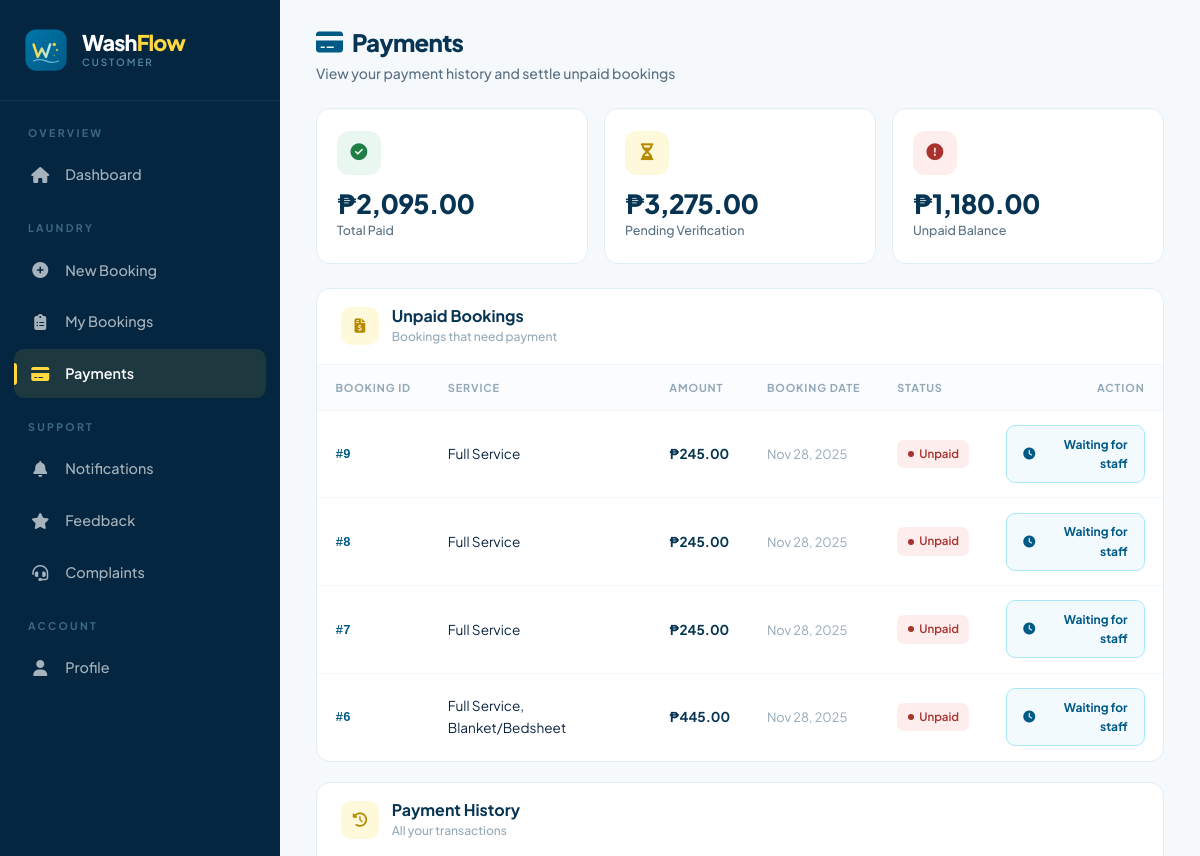
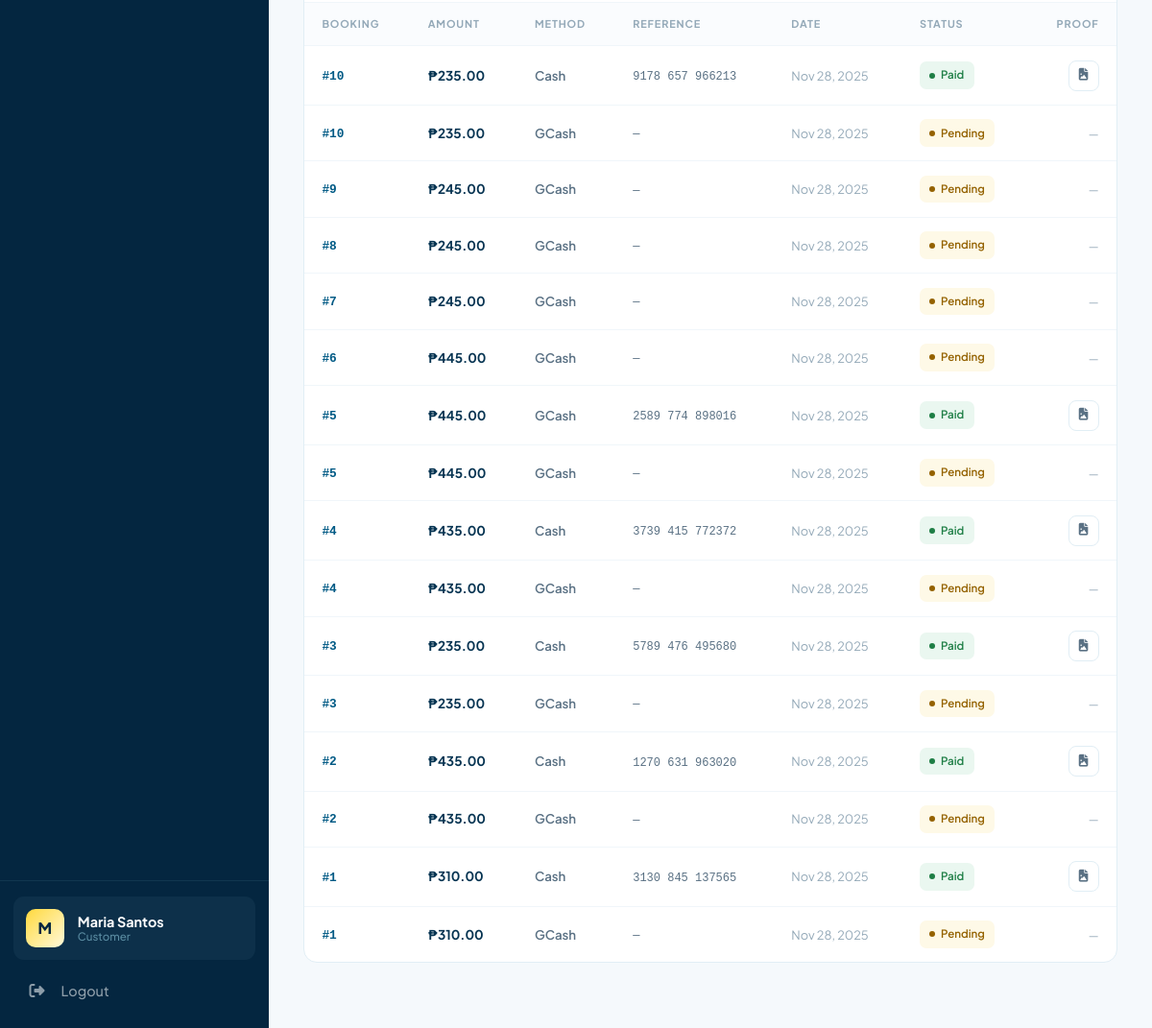
The page /payments.php (signed in) on the database as committed earlier (2 pictures, top to bottom).
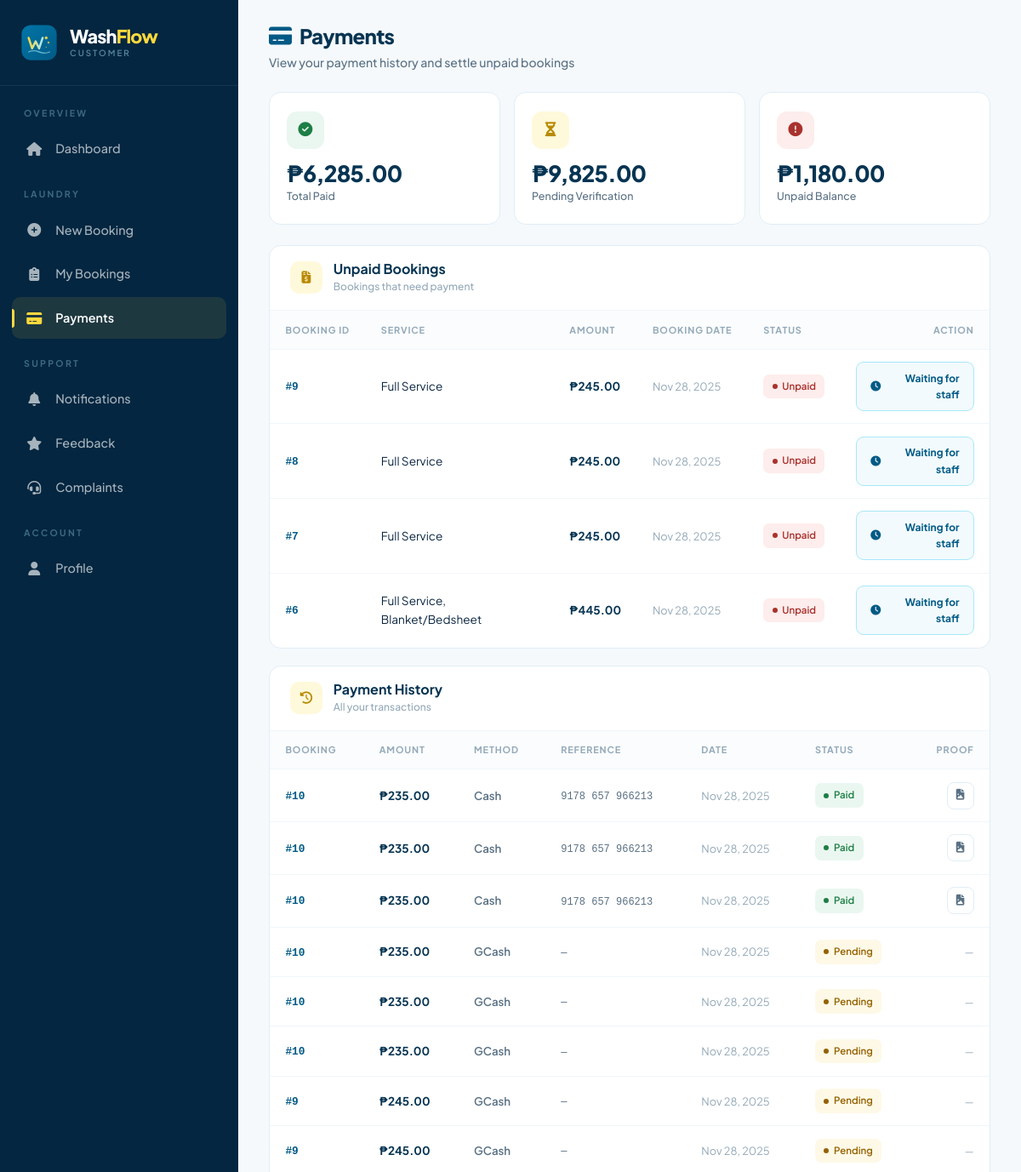
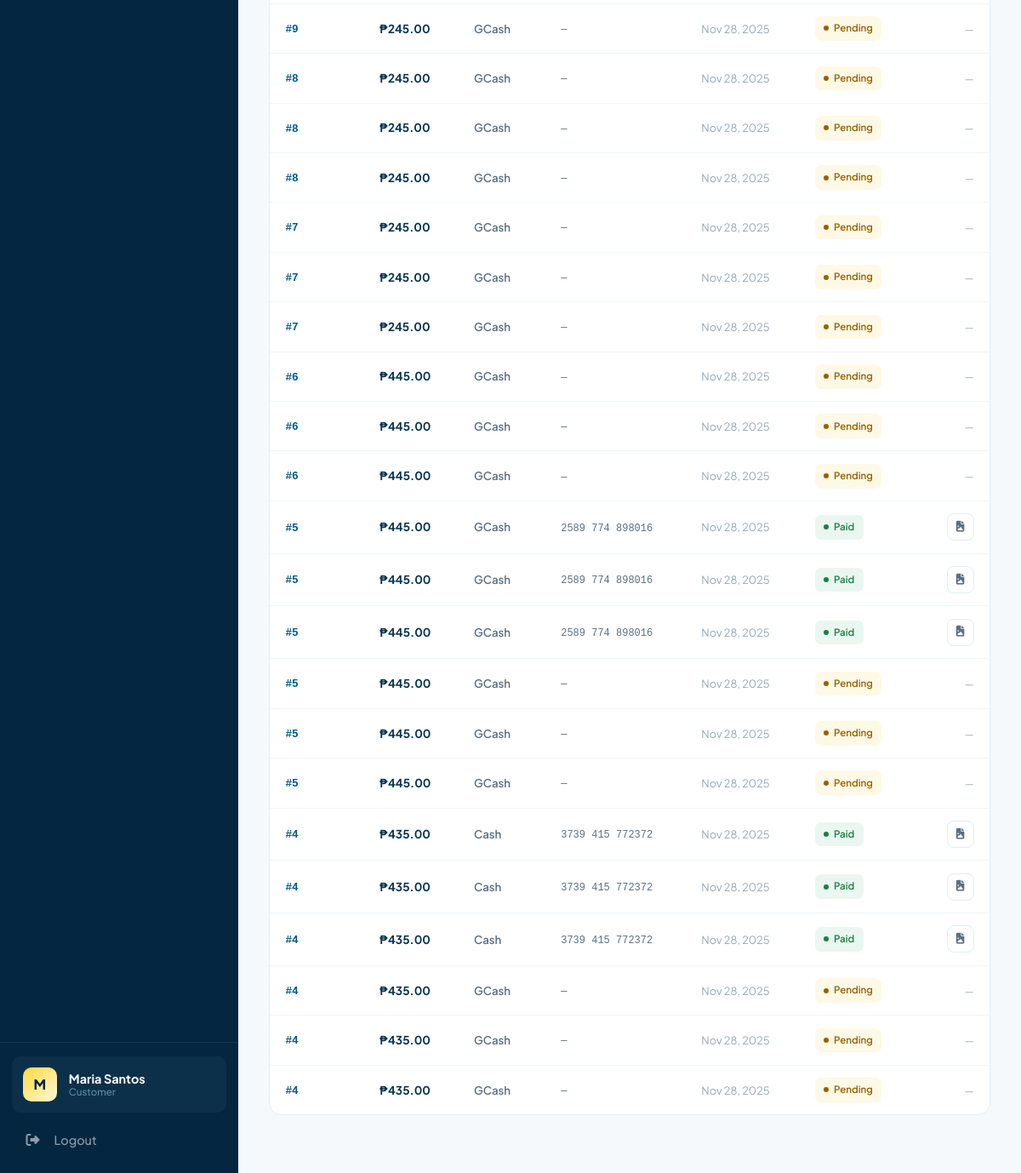
The same page on the database as committed later (2 pictures, top to bottom).
### tables this page shows
CREATE TABLE `booking_online` (
  `id` int(11) NOT NULL,
  `customer_id` int(11) NOT NULL,
  `admin_id` int(11) DEFAULT NULL,
  `schedule_id` int(11) DEFAULT NULL,
  `customer_name` varchar(100) NOT NULL,
  `contact_number` varchar(20) NOT NULL,
  `address` text NOT NULL,
  `delivery_option` varchar(50) NOT NULL,
  `dropoff_date` date NOT NULL,
  `dropoff_time` varchar(50) NOT NULL,
  `special_instructions` text DEFAULT NULL,
  `addons` text DEFAULT NULL,
  `service` varchar(255) NOT NULL,
  `timestamp` timestamp NOT NULL DEFAULT current_timestamp(),
  `status` enum('Pending','Processing','Ready','Completed','Cancelled') NOT NULL DEFAULT 'Pending',
  `completed_at` datetime DEFAULT NULL,
  `total_amount` decimal(10,2) DEFAULT 0.00,
  `discount` decimal(10,2) DEFAULT 0.00,
  `payment_status` enum('Unpaid','Partially Paid','Paid') DEFAULT 'Unpaid'
);

CREATE TABLE `payments_online` (
  `payment_id` int(11) NOT NULL,
  `booking_id` int(11) NOT NULL,
  `amount` decimal(10,2) NOT NULL,
  `payment_method` enum('Cash','GCash') NOT NULL,
  `payment_status` enum('Pending','Paid','Failed','Refunded') NOT NULL DEFAULT 'Pending',
  `reference_number` varchar(50) DEFAULT NULL,
  `payment_date` timestamp NOT NULL DEFAULT current_timestamp(),
  `payment_proof` varchar(255) DEFAULT NULL,
  `notes` text DEFAULT NULL
);

### functions.php (called while the page is built, shortened)
<?php
function e($string) {
    return htmlspecialchars($string ?? '', ENT_QUOTES | ENT_HTML5, 'UTF-8');
}
?>

### payments.php (the view, shortened to what the changed rows need)
<?php
require_once 'db_connect.php';
require_once 'functions.php';
$customer_id = (int)($_SESSION['customer_id'] ?? 0);
$total_paid = 0.0;
$total_pending = 0.0;
try {
    $stmt = $conn->prepare("
        SELECT
            COALESCE(SUM(CASE WHEN p.payment_status='Paid' THEN p.amount ELSE 0 END),0) AS paid,
            COALESCE(SUM(CASE WHEN p.payment_status='Pending' THEN p.amount ELSE 0 END),0) AS pending
        FROM payments_online p
        JOIN booking_online b ON p.booking_id = b.id
        WHERE b.customer_id = ?
    ");
    $stmt->bind_param('i', $customer_id);
    $stmt->execute();
    $row = $stmt->get_result()->fetch_assoc();
    $total_paid    = (float)($row['paid'] ?? 0);
    $total_pending = (float)($row['pending'] ?? 0);
} catch (Exception $e) {
    Logger::error('Payment stats failed', ['error' => $e->getMessage()]);
}
$unpaid_bookings = [];
try {
    $stmt = $conn->prepare("
        SELECT b.id, b.service, b.total_amount, b.dropoff_date, b.timestamp, b.payment_status,
               COALESCE((SELECT SUM(p.amount) FROM payments_online p
                         WHERE p.booking_id = b.id AND p.payment_status = 'Paid'), 0) AS paid_amount,
               COALESCE((SELECT SUM(p.amount) FROM payments_online p
                         WHERE p.booking_id = b.id AND p.payment_status = 'Pending'), 0) AS pending_amount
        FROM booking_online b
        WHERE b.customer_id = ?
          AND b.status != 'Cancelled'
          AND COALESCE((SELECT SUM(p.amount) FROM payments_online p
                        WHERE p.booking_id = b.id AND p.payment_status = 'Paid'), 0) < b.total_amount
        ORDER BY b.timestamp DESC
    ");
    $stmt->bind_param('i', $customer_id);
    $stmt->execute();
    $unpaid_bookings = $stmt->get_result()->fetch_all(MYSQLI_ASSOC);
} catch (Exception $e) {
    Logger::error('Unpaid bookings fetch failed', ['error' => $e->getMessage()]);
}
$payments = [];
try {
    $stmt = $conn->prepare("
        SELECT p.*, b.service
        FROM payments_online p
        JOIN booking_online b ON p.booking_id = b.id
        WHERE b.customer_id = ?
        ORDER BY p.payment_date DESC
        LIMIT 30
    ");
    $stmt->bind_param('i', $customer_id);
    $stmt->execute();
    $payments = $stmt->get_result()->fetch_all(MYSQLI_ASSOC);
} catch (Exception $e) {
    Logger::error('Payments fetch failed', ['error' => $e->getMessage()]);
}
function pay_status_pill($s) {
    $s = strtolower(trim($s));
    return match ($s) {
        'paid'      => ['label' => 'Paid',      'color' => '#1E7E45', 'bg' => '#EAF7F0'],
        'pending'   => ['label' => 'Pending',   'color' => '#946200', 'bg' => '#FEF9E7'],
        'failed'    => ['label' => 'Failed',    'color' => '#A8322D', 'bg' => '#FDEDEC'],
        'refunded'  => ['label' => 'Refunded',  'color' => '#5A7184', 'bg' => '#F4F7F9'],
        'partially paid' => ['label' => 'Verifying', 'color' => '#5B2E91', 'bg' => '#F4ECFB'],
        default     => ['label' => ucfirst($s ?: '—'), 'color' => '#5A7184', 'bg' => '#F4F7F9'],
    };
}
function booking_pay_pill($s) {
    $s = strtolower(trim($s));
    return match ($s) {
        'paid'           => ['label' => 'Paid',           'color' => '#1E7E45', 'bg' => '#EAF7F0'],
        'unpaid'         => ['label' => 'Unpaid',         'color' => '#A8322D', 'bg' => '#FDEDEC'],
        'partially paid' => ['label' => 'Verifying',      'color' => '#5B2E91', 'bg' => '#F4ECFB'],
        default          => ['label' => ucfirst($s ?: '—'), 'color' => '#5A7184', 'bg' => '#F4F7F9'],
    };
}
?>
<!DOCTYPE html>
<html lang="en">
<head>
<link href="https://cdn.jsdelivr.net/npm/bootstrap@5.3.0/dist/css/bootstrap.min.css" rel="stylesheet">
<link href="https://cdnjs.cloudflare.com/ajax/libs/font-awesome/6.4.0/css/all.min.css" rel="stylesheet">
</head>
<body>
<div class="wf-layout">
    <main class="wf-main">
        <div class="wf-page-head">
            <div>
                <h1><i class="fas fa-credit-card" style="color:var(--primary);"></i> Payments</h1>
            </div>
        </div>
        <div class="wf-stats-grid">
            <div class="wf-stat-card">
                <div>
                    <div class="wf-stat-value">₱<?= number_format($total_paid, 2) ?></div>
                    <div class="wf-stat-label">Total Paid</div>
                </div>
            </div>
            <div class="wf-stat-card">
                <div>
                    <div class="wf-stat-value">₱<?= number_format($total_pending, 2) ?></div>
                    <div class="wf-stat-label">Pending Verification</div>
                </div>
            </div>
        </div>
        <div class="wf-card">
            <?php if (empty($unpaid_bookings)): ?>
                <div class="wf-empty">
                    <i class="fas fa-check-circle" style="color: var(--green);"></i>
                    <p>All your bookings are paid. Great! 🎉</p>
                </div>
            <?php else: ?>
                <div class="wf-table-wrap">
                    <table class="wf-table">
                        <thead>
                            <tr>
                                <th>Booking ID</th>
                                <th>Service</th>
                                <th>Amount</th>
                                <th>Booking Date</th>
                                <th>Status</th>
                                <th style="text-align:right;">Action</th>
                            </tr>
                        </thead>
                        <tbody>
                            <?php foreach ($unpaid_bookings as $b):
                                $bp = booking_pay_pill($b['payment_status']);
                                $is_verifying = ((float)$b['pending_amount'] > 0);
                            ?>
                            <tr>
                                <td><span class="wf-booking-id">#<?= e($b['id']) ?></span></td>
                                <td><span class="wf-service"><?= e($b['service'] ?: '—') ?></span></td>
                                <td><span class="wf-amount">₱<?= number_format((float)$b['total_amount'], 2) ?></span></td>
                                <td><span class="wf-date"><?= date('M j, Y', strtotime($b['timestamp'])) ?></span></td>
                                <td>
                                    <span class="wf-badge" style="color:<?= $bp['color'] ?>;background:<?= $bp['bg'] ?>;">
                                        <span class="wf-badge-dot"></span> <?= e($bp['label']) ?>
                                    </span>
                                </td>
                                <td style="text-align:right;">
                                    <?php if ($is_verifying): ?>
                                        <span class="wf-btn-waiting">
                                            <i class="fas fa-clock"></i> Waiting for staff
                                        </span>
                                    <?php endif; ?>
                                </td>
                            </tr>
                            <?php endforeach; ?>
                        </tbody>
                    </table>
                </div>
            <?php endif; ?>
        </div>
        <div class="wf-card">
            <?php if (empty($payments)): ?>
                <div class="wf-empty">
                    <i class="fas fa-inbox"></i>
                    <p>No payment records yet</p>
                </div>
            <?php else: ?>
                <div class="wf-table-wrap">
                    <table class="wf-table">
                        <thead>
                            <tr>
                                <th>Booking</th>
                                <th>Amount</th>
                                <th>Method</th>
                                <th>Reference</th>
                                <th>Date</th>
                                <th>Status</th>
                                <th style="text-align:right;">Proof</th>
                            </tr>
                        </thead>
                        <tbody>
                            <?php foreach ($payments as $p):
                                $badge = pay_status_pill($p['payment_status']);
                            ?>
                            <tr>
                                <td><span class="wf-booking-id">#<?= e($p['booking_id']) ?></span></td>
                                <td><span class="wf-amount">₱<?= number_format((float)$p['amount'], 2) ?></span></td>
                                <td><span class="wf-method"><?= e($p['payment_method']) ?></span></td>
                                <td><span class="wf-ref"><?= e($p['reference_number'] ?: '—') ?></span></td>
                                <td><span class="wf-date"><?= date('M j, Y', strtotime($p['payment_date'])) ?></span></td>
                                <td>
                                    <span class="wf-badge" style="color:<?= $badge['color'] ?>;background:<?= $badge['bg'] ?>;">
                                        <span class="wf-badge-dot"></span> <?= e($badge['label']) ?>
                                    </span>
                                </td>
                                <td style="text-align:right;">
                                    <?php if (!empty($p['payment_proof'])): ?>
                                        <a href="<?= e($p['payment_proof']) ?>" target="_blank" class="wf-icon-btn" title="View proof">
                                            <i class="fas fa-file-image"></i>
                                        </a>
                                    <?php else: ?>
                                        <span style="color: var(--text-muted); font-size: 0.75rem;">—</span>
                                    <?php endif; ?>
                                </td>
                            </tr>
                            <?php endforeach; ?>
                        </tbody>
                    </table>
                </div>
            <?php endif; ?>
        </div>
    </main>
</div>
</body>
</html>

Rows that differ between the two databases and show on the page:
no longer on this page (row edited): payments_online: booking "3", amount "235.00", payment_method "Cash", reference_number "5789 476 495680", payment_date "Nov 28, 2025", payment_status "Paid"
no longer on this page (row edited): payments_online: booking "3", amount "235.00", payment_method "GCash", reference_number "—", payment_date "Nov 28, 2025", payment_status "Pending"
no longer on this page (row edited): payments_online: booking "2", amount "435.00", payment_method "Cash", reference_number "1270 631 963020", payment_date "Nov 28, 2025", payment_status "Paid"
no longer on this page (row edited): payments_online: booking "2", amount "435.00", payment_method "GCash", reference_number "—", payment_date "Nov 28, 2025", payment_status "Pending"
no longer on this page (row edited): payments_online: booking "1", amount "310.00", payment_method "Cash", reference_number "3130 845 137565", payment_date "Nov 28, 2025", payment_status "Paid"
no longer on this page (row unchanged): payments_online: booking "1", amount "310.00", payment_method "GCash", reference_number "—", payment_date "Nov 28, 2025", payment_status "Pending"
added payments_online: booking "10", amount "235.00", payment_method "Cash", reference_number "9178 657 966213", payment_date "Nov 28, 2025", payment_status "Paid"
added payments_online: booking "10", amount "235.00", payment_method "Cash", reference_number "9178 657 966213", payment_date "Nov 28, 2025", payment_status "Paid"
added payments_online: booking "10", amount "235.00", payment_method "GCash", reference_number "—", payment_date "Nov 28, 2025", payment_status "Pending"
added payments_online: booking "10", amount "235.00", payment_method "GCash", reference_number "—", payment_date "Nov 28, 2025", payment_status "Pending"
added payments_online: booking "9", amount "245.00", payment_method "GCash", reference_number "—", payment_date "Nov 28, 2025", payment_status "Pending"
added payments_online: booking "9", amount "245.00", payment_method "GCash", reference_number "—", payment_date "Nov 28, 2025", payment_status "Pending"
added payments_online: booking "8", amount "245.00", payment_method "GCash", reference_number "—", payment_date "Nov 28, 2025", payment_status "Pending"
added payments_online: booking "8", amount "245.00", payment_method "GCash", reference_number "—", payment_date "Nov 28, 2025", payment_status "Pending"
added payments_online: booking "7", amount "245.00", payment_method "GCash", reference_number "—", payment_date "Nov 28, 2025", payment_status "Pending"
added payments_online: booking "7", amount "245.00", payment_method "GCash", reference_number "—", payment_date "Nov 28, 2025", payment_status "Pending"
added payments_online: booking "6", amount "445.00", payment_method "GCash", reference_number "—", payment_date "Nov 28, 2025", payment_status "Pending"
added payments_online: booking "6", amount "445.00", payment_method "GCash", reference_number "—", payment_date "Nov 28, 2025", payment_status "Pending"
added payments_online: booking "5", amount "445.00", payment_method "GCash", reference_number "2589 774 898016", payment_date "Nov 28, 2025", payment_status "Paid"
added payments_online: booking "5", amount "445.00", payment_method "GCash", reference_number "2589 774 898016", payment_date "Nov 28, 2025", payment_status "Paid"
added payments_online: booking "5", amount "445.00", payment_method "GCash", reference_number "—", payment_date "Nov 28, 2025", payment_status "Pending"
added payments_online: booking "5", amount "445.00", payment_method "GCash", reference_number "—", payment_date "Nov 28, 2025", payment_status "Pending"
added payments_online: booking "4", amount "435.00", payment_method "Cash", reference_number "3739 415 772372", payment_date "Nov 28, 2025", payment_status "Paid"
added payments_online: booking "4", amount "435.00", payment_method "Cash", reference_number "3739 415 772372", payment_date "Nov 28, 2025", payment_status "Paid"
added payments_online: booking "4", amount "435.00", payment_method "GCash", reference_number "—", payment_date "Nov 28, 2025", payment_status "Pending"
added payments_online: booking "4", amount "435.00", payment_method "GCash", reference_number "—", payment_date "Nov 28, 2025", payment_status "Pending"
Other text that changed with them:
$total_paid: "2,095.00" → "6,285.00"
$total_pending: "3,275.00" → "9,825.00"
